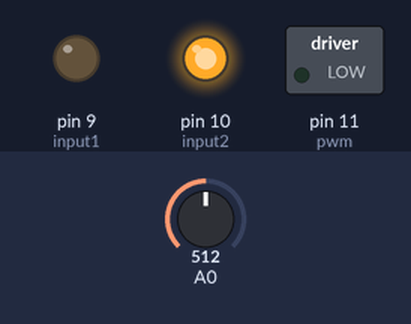
The sketch below on a simulated Arduino Uno, built with avr-gcc and run on an emulated ATmega328P. Parts: switched loads named in the sketch (green lamp = pin HIGH), output pins drawn as LEDs (lit = HIGH). The inputs (shaded band) are chosen by the test bench; at power-on: A0 = 512.

Above: at 1.2 s.
1.3 s: A0 set to 513
At 2.5 s:
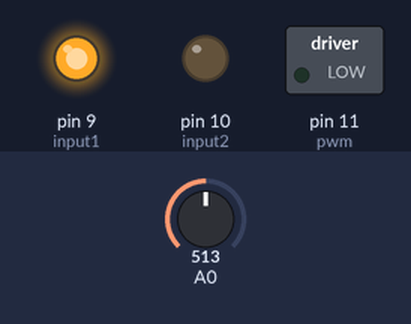
2.8 s: A0 set to 716
At 3.8 s:
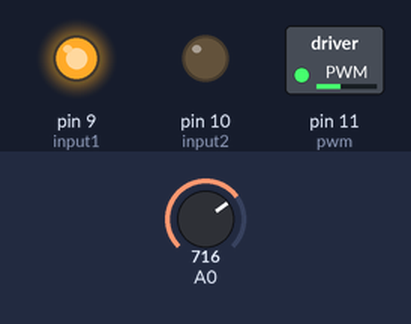
4.3 s: A0 set to 900
At 4.9 s:
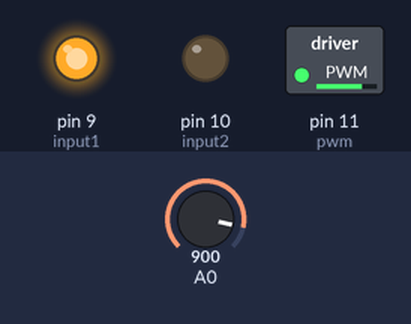
5.8 s: A0 set to 502
At 6.1 s:
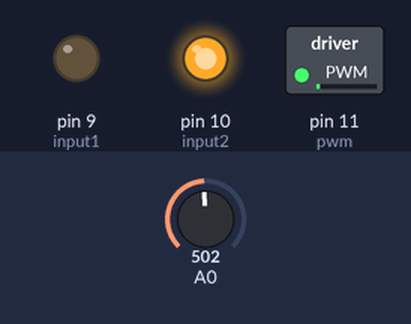
7.3 s: A0 set to 522
At 8.4 s:
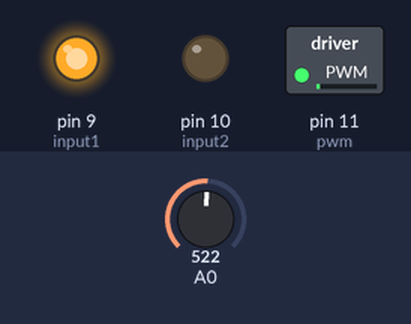
Timing chart, 0 to 9.8 s (numbered marks = the images above; inputs shaded):
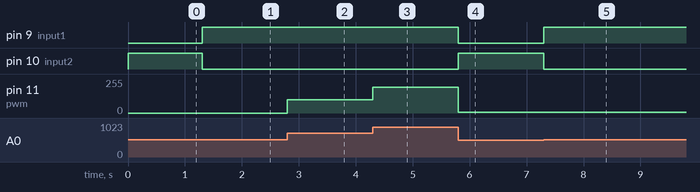

The sketch:

sketch_DriveMotorViaPotentiometer.ino
```cpp
const int input1 = 9, input2 = 10, pwm = 11;

int receivedValue;
unsigned int rotationSpeed;
bool rotationDir = false;

void setup() {
  // put your setup code here, to run once:
  pinMode(input1, OUTPUT);
  pinMode(input2, OUTPUT);
  pinMode(pwm, OUTPUT);
}

void loop() {
  // put your main code here, to run repeatedly:
  receivedValue = analogRead(A0);

  rotationSpeed = abs(receivedValue - 512);

  if (receivedValue > 512)
    rotationDir = true;
  else
    rotationDir = false;

  driveMotor(rotationDir, rotationSpeed);
}

void driveMotor(const bool dir, const unsigned int speed){

  if (dir){
    digitalWrite(input2, LOW);
    digitalWrite(input1, HIGH);
  }else{
    digitalWrite(input1, LOW);
    digitalWrite(input2, HIGH);
  }
  analogWrite(pwm, map(speed, 0, 512, 0, 255));
}
```

Measured:
- the behaviour switches between 512 and 513 on A0 (found by bisection; images 0 and 1)
- after the input at 1.3 s, pin 9 (input1): LOW → HIGH at once; pin 10 (input2): HIGH → LOW at once
- after the input at 2.8 s, pin 11 (pwm): 0/255 → 101/255 at once
- after the input at 4.3 s, pin 11 (pwm): 101/255 → 193/255 at once
- after the input at 5.8 s, pin 9 (input1): HIGH → LOW at once; pin 10 (input2): LOW → HIGH at once; pin 11 (pwm): 193/255 → 4/255 at once
- after the input at 7.3 s, pin 9 (input1): LOW → HIGH at once; pin 10 (input2): HIGH → LOW at once
